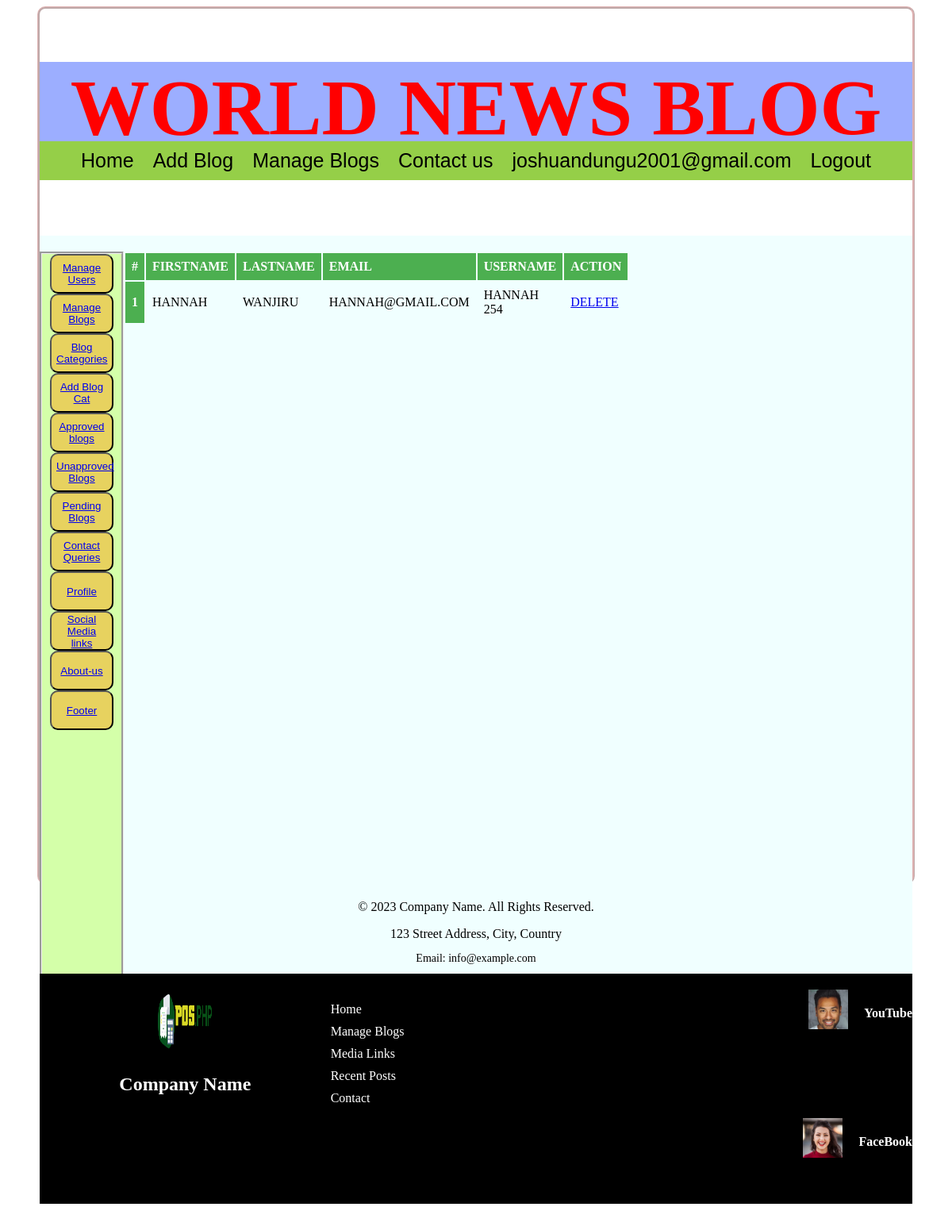
The page /admin/manage-users.php (signed in) on the database its author committed.
### tables this page shows
CREATE TABLE `users` (
  `userid` int(11) NOT NULL,
  `firstname` varchar(100) NOT NULL,
  `lastname` varchar(100) NOT NULL,
  `email` varchar(100) NOT NULL,
  `username` varchar(100) NOT NULL,
  `password` varchar(100) NOT NULL,
  `profile_image` varchar(100) DEFAULT NULL
);

CREATE TABLE `media_links` (
  `id` int(11) NOT NULL,
  `media_name` varchar(100) NOT NULL,
  `media_link` varchar(100) NOT NULL,
  `media_image` varchar(100) NOT NULL
);

### admin/manage-users.php (the view, shortened to what this page needs)
<?php include ('includes/header.php');?>
<main><br><br><br><br><br>
    <div>
        <?php include('includes/sidebar.php');?>
    </div>
    <table>
            <thead>
                <tr>
                <th>#</th>
                <th>FIRSTNAME</th>
                <th>LASTNAME</th>
                <th>EMAIL</th>
                <th>USERNAME</th>
                <th>ACTION</th>
                </tr></thead> <tbody>
    <?php
    include ('includes/connection.php');
    $sql=mysqli_query($con,"SELECT * FROM users");
    $cnt= 1;
    while($row=mysqli_fetch_array($sql)){
        ?>
                <tr><th scope="row"><?php echo $cnt; ?></th>
                <td><?php echo $row['firstname'];?></td>
                <td><?php echo $row['lastname'];?></td>
                <td><?php echo $row['email'];?></td>
                <td><?php echo $row['username'];?></td>
                <td><a href="manage-users.php?delid=<?php echo $row['userid'];?>" Onlick="return confirm('Are you sure you want to delete this user account')"> DELETE</a></td>
            </tr>
            <?php $cnt = $cnt +1; }  ?>
            </tbody>
        </table>
</main>
<?php include ('includes/footer.php');?>

### admin/includes/footer.php (shortened to what this page needs)
<footer>
        <div class="footer-container">
            <div class="footer-logo">
                <img src="logo.png" alt="Company Logo">
                <h1>Company Name</h1>
            </div>
            <div class="footer-links">
                <ul>
                    <li><a href="index.php">Home</a></li>
                    <li><a href="manage-blogs.php">Manage Blogs</a></li>
                    <li><a href="media-links.php">Media Links</a></li>
                    <li><a href="blog-posts.php">Recent Posts</a></li>
                    <li><a href="contact.php">Contact</a></li>
                </ul>
            </div>
            <?php include ('connection.php');
            $ret=mysqli_query($con," SELECT * FROM media_links");
            while($row=mysqli_fetch_array($ret)){
                ?>
            <div class="footer-social">
                <a href="<?php echo $row['media_link'];?>"><img src="images/<?php echo $row['media_image'];?>" width="50px" height="50px" alt="<?php echo $row['media_name'];?>" target="_blank"><br>
                <h4><?php echo $row['media_name'];?></a>
            </div>
        </div>
        <?php } ?>
        <div class="footer-info">
            <p>&copy; 2023 Company Name. All Rights Reserved.</p>
            <p>123 Street Address, City, Country</p>
            <p>Email: info@example.com</p>
        </div>
</body>
</html>

### admin/style.css (style rules this page uses)
body { height: 1200px; background-image:url(images/background.jpg); background-repeat: no-repeat; background-size: cover; background-position: center; }
main { width: 1100px; height: 1000px; text-align: center; overflow: auto; margin-left: auto; margin-right: auto; background-color: azure; }
footer { background-color: #000000; color: #fff; padding: 20px 0; height: 250px; overflow: scroll; max-width: 1100px; }
.footer-container { max-width: 1100px; margin: 0 auto; display: flex; justify-content: space-between; align-items: flex-start; flex-wrap: wrap; }
.footer-logo { flex: 1; display: flex; flex-direction: column; align-items: center; }
.footer-logo img { width: 80px; height: 80px; border-radius: 50%; margin-bottom: 10px; }
.footer-logo h1 { font-size: 24px; font-weight: bold; }
.footer-links { flex: 1; }
.footer-links ul { list-style: none; padding: 0; }
.footer-links ul li { margin-bottom: 10px; }
.footer-links ul li a { text-decoration: none; color: #fff; transition: color 0.3s ease; }
.footer-social { flex: 1; display: flex; justify-content: flex-end; }
.footer-social a { text-decoration: none; color: #fff; margin-left: 20px; }
.footer-info { flex: 1; text-align: center; margin-top: 20px; }
.footer-info p { margin-bottom: 10px; }
.footer-info p:last-child { font-size: 14px; }
table { width: 500px; height: fit-content; float:center; }
th, td { text-align: left; padding: 8px; }
th { background-color: #4CAF50; color: white; }

### rows shown on the page
users: firstname "HANNAH", lastname "WANJIRU", email "HANNAH@GMAIL.COM", username "HANNAH 254"
media_links: media_image (picture), media_name "YouTube"
media_links: media_image (picture), media_name "FaceBook"

### other values the page prints
$_SESSION['admin'] "joshuandungu2001@gmail.com"
